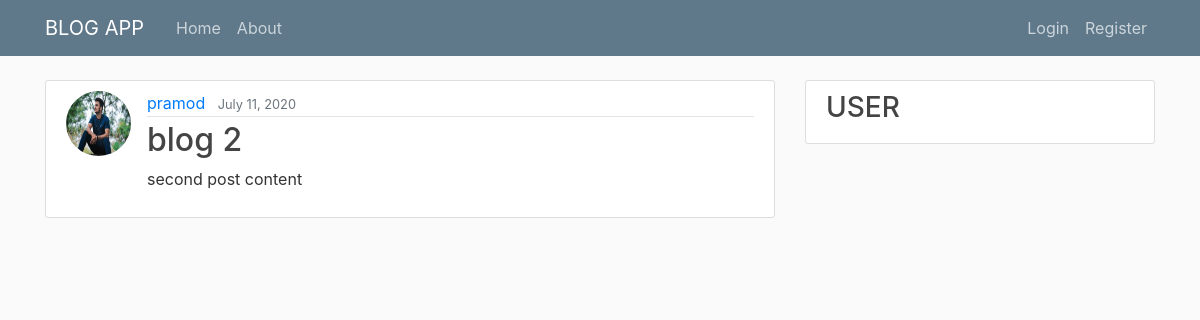
Before: /post/2/ with the older database file.
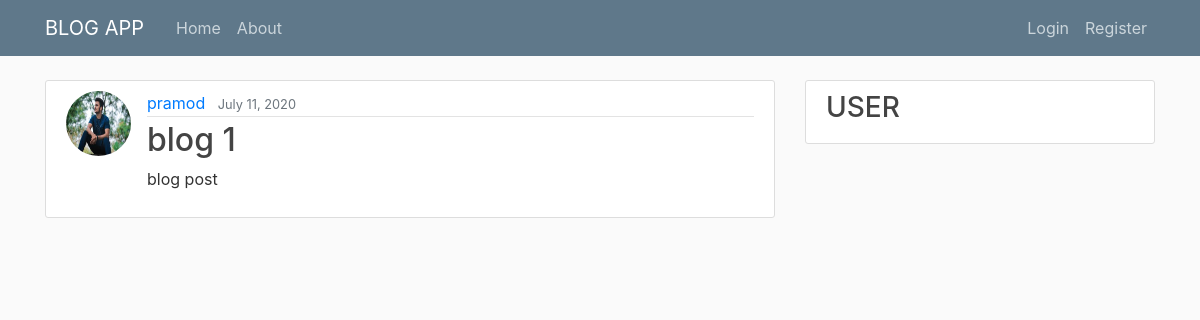
After: the same page with the newer database file.
### blog/models.py (models this page shows, shortened)
class Post(models.Model):
    title=models.CharField(max_length=100)
    content=models.TextField()
    date_posted=models.DateTimeField(default=timezone.now)
    author=models.ForeignKey(User,on_delete=models.CASCADE)

### users/models.py (models this page shows, shortened)
class Profile(models.Model):
    user=models.OneToOneField(User,on_delete=models.CASCADE)
    image=models.ImageField(default='default.jpg',upload_to='profile_pics')

### blog/views.py (the view)
# urls.py: path('post/<int:pk>/', PostDetailView.as_view(), name='post-detail'),
class PostDetailView(DetailView):
	model=Post

### blog/templates/blog/post_detail.html (shortened to what this page needs)
{% extends "blog/base.html" %}
{% block content %}
    <article class="media content-section">
      <img class ="rounded-circle article-img" src="{{ object.author.profile.image.url }}">
        <div class="media-body">
          <div class="article-metadata">
            <a class="mr-2" href="{% url 'user-posts' object.author.username %}">{{ object.author }}</a>
            <small class="text-muted">{{ object.date_posted|date:"F d, Y" }}</small>
          </div>
          <h2 class="article-title"> {{ object.title }}</h2>
          <p class="article-content">{{ object.content }}</p>
        </div>
      </article>
{% endblock content %}

Changed rows visible on the page:
changed Post "pramod": title "blog 2" → "blog 1"; content "second post content" → "blog post"
